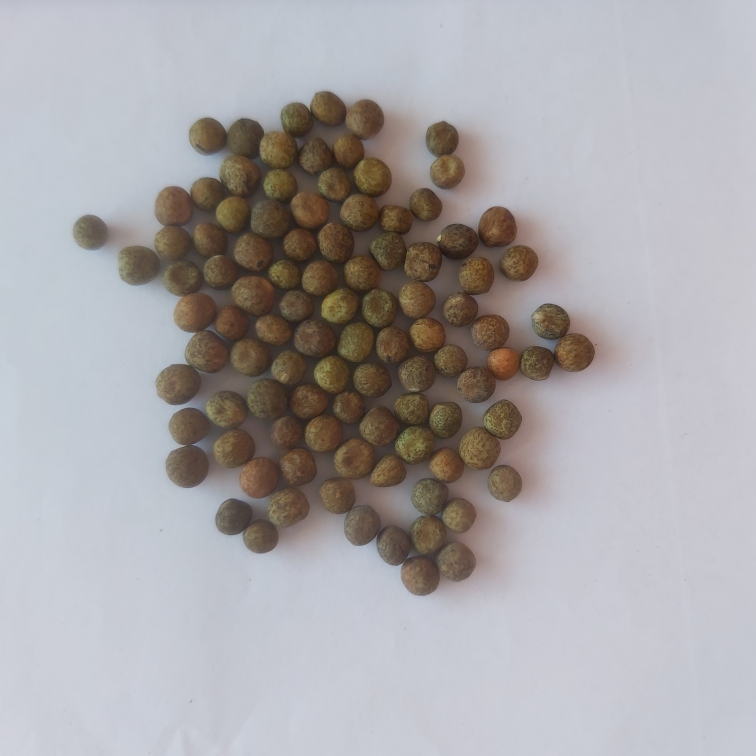
#> input picture Assignment2/test_sample/100.jpg, 3024 x 3024 px, found by its file name (shown at 1/4 size)
$ jupyter execute --allow-errors experiment_dataset1.ipynb   (older library calls are emulated)
#> lines starting #> are read from the running program, lines starting #| are printed output that depends on the picture; after the words box and inside, x2 and y2 are one past the last pixel; in counts of white or black regions, pixels touching at a corner belong together
### Assignment2/baseline_code/preprocessing.py
"""
baseline_code/preprocessing.py
================================
Reusable preprocessing utilities for the AgriTech SeedCounter pipeline.
Designed to be importable by future assignments without modification.

Public API
----------
load_config(config_path)                          -> dict
apply_grayscale(image)                            -> ndarray
apply_noise_reduction(image, cfg, method)         -> ndarray
apply_edge_detection(image, cfg)                  -> ndarray
apply_clahe(image, cfg)                           -> ndarray
compare_filters(image, cfg)                       -> dict
"""

import logging
import os

import cv2
import numpy as np
import yaml

LOG = logging.getLogger(__name__)


# ---------------------------------------------------------------------------
# Configuration loader
# ---------------------------------------------------------------------------

def load_config(config_path: str) -> dict:
    """Load a YAML configuration file and return it as a nested dict.

    Parameters
    ----------
    config_path : str
        Absolute or relative path to ``config.yaml``.

    Returns
    -------
    dict
        Parsed configuration dictionary.
    """
    if not os.path.isfile(config_path):
        raise FileNotFoundError(f"Config file not found: {config_path}")

    with open(config_path, "r", encoding="utf-8") as fh:
        cfg = yaml.safe_load(fh)

    if cfg is None:
        raise ValueError(f"Config file is empty: {config_path}")

    return cfg


# ---------------------------------------------------------------------------
# Grayscale conversion
# ---------------------------------------------------------------------------

def apply_grayscale(image: np.ndarray) -> np.ndarray:
    """Convert a BGR or BGRA image to single-channel grayscale.

    Parameters
    ----------
    image : ndarray
        Input image loaded with ``cv2.imread``.

    Returns
    -------
    ndarray
        Single-channel uint8 grayscale image.
    """
    if image is None:
        raise ValueError("apply_grayscale received a None image.")

    if len(image.shape) == 2:
        # Already grayscale
        return image.copy()

    if image.shape[2] == 4:
        # BGRA -> drop alpha, then convert
        image = cv2.cvtColor(image, cv2.COLOR_BGRA2BGR)

    return cv2.cvtColor(image, cv2.COLOR_BGR2GRAY)


# ---------------------------------------------------------------------------
# Noise reduction
# ---------------------------------------------------------------------------

def apply_noise_reduction(
    image: np.ndarray,
    cfg: dict,
    method: str = "gaussian",
) -> np.ndarray:
    """Apply a noise-reduction filter to a grayscale image.

    Parameters
    ----------
    image : ndarray
        Single-channel uint8 grayscale image.
    cfg : dict
        Full configuration dict (should contain ``preprocessing.noise_reduction``).
    method : str
        Override the method to use: ``'gaussian'``, ``'median'``, or
        ``'bilateral'``.  Defaults to the value in *cfg* if available.

    Returns
    -------
    ndarray
        Filtered grayscale image.
    """
    if image is None:
        raise ValueError("apply_noise_reduction received a None image.")

    nr_cfg = cfg.get("preprocessing", {}).get("noise_reduction", {})

    # Method priority: argument > config
    active_method = method or nr_cfg.get("method", "gaussian")

    if active_method == "gaussian":
        ksize = tuple(nr_cfg.get("gaussian_kernel_size", [5, 5]))
        sigma = nr_cfg.get("gaussian_sigma", 0)
        return cv2.GaussianBlur(image, ksize, sigma)

    elif active_method == "median":
        k = nr_cfg.get("median_kernel_size", 5)
        return cv2.medianBlur(image, k)

    elif active_method == "bilateral":
        d  = nr_cfg.get("bilateral_d", 9)
        sc = nr_cfg.get("bilateral_sigma_color", 75)
        ss = nr_cfg.get("bilateral_sigma_space", 75)
        return cv2.bilateralFilter(image, d, sc, ss)

    else:
        raise ValueError(
            f"Unknown noise reduction method: '{active_method}'. "
            "Choose 'gaussian', 'median', or 'bilateral'."
        )


# ---------------------------------------------------------------------------
# CLAHE (Contrast Limited Adaptive Histogram Equalization)
# ---------------------------------------------------------------------------

# [152 lines left out: functions apply_clahe, compare_filters, apply_edge_detection, not called in this run]

### Assignment2/assignment3/edge_detection.py
import cv2
import numpy as np
import logging

LOG = logging.getLogger(__name__)

def apply_canny(image: np.ndarray, low_thresh: int, high_thresh: int, aperture_size: int = 3) -> np.ndarray:
    """Apply Canny edge detection."""
    if len(image.shape) == 3:
        image = cv2.cvtColor(image, cv2.COLOR_BGR2GRAY)
    edges = cv2.Canny(image, threshold1=low_thresh, threshold2=high_thresh, apertureSize=aperture_size)
    return edges

def apply_sobel(image: np.ndarray, ksize: int = 3, scale: float = 1.0, delta: float = 0.0) -> tuple[np.ndarray, np.ndarray, np.ndarray]:
    """
    Apply Sobel edge detection.
    Returns:
        magnitude: Float magnitude map
        direction: Direction map in degrees
        sobel_combined: uint8 absolute combined sobel map
    """
    if len(image.shape) == 3:
        image = cv2.cvtColor(image, cv2.COLOR_BGR2GRAY)

    sobelx = cv2.Sobel(image, cv2.CV_64F, 1, 0, ksize=ksize, scale=scale, delta=delta)
    sobely = cv2.Sobel(image, cv2.CV_64F, 0, 1, ksize=ksize, scale=scale, delta=delta)

    magnitude = cv2.magnitude(sobelx, sobely)
    direction = cv2.phase(sobelx, sobely, angleInDegrees=True)

    abs_sobelx = cv2.convertScaleAbs(sobelx)
    abs_sobely = cv2.convertScaleAbs(sobely)
    sobel_combined = cv2.addWeighted(abs_sobelx, 0.5, abs_sobely, 0.5, 0)

    return magnitude, direction, sobel_combined

# [65 lines left out: functions extract_contours_and_features, count_objects_from_contours, not called in this run]

### Assignment2/assignment3/experiment_dataset1.ipynb
# Dataset 1 (Seeds) - Edge Detection Parameter Experimentation
Use this notebook to load individual images from Dataset 1 and dynamically test different parameters for Preprocessing, Canny, and Sobel edge detection.

[cell 1]
import cv2
import os
import matplotlib.pyplot as plt
import numpy as np

# Import our existing pipeline code
from baseline_code.preprocessing import load_config, apply_grayscale, apply_noise_reduction
from edge_detection import apply_canny, apply_sobel, extract_contours_and_features, count_objects_from_contours

[cell 2]
# --- CONFIGURATION ---
IMAGE_NAME = '100.jpg' # Change this to any seed image name (e.g., '14.jpg', '50.jpg')
DATA_DIR = 'data/'
CONFIG_PATH = 'baseline_code/config.yaml'

# Load image and config
cfg = load_config(CONFIG_PATH)
img_path = os.path.join(DATA_DIR, IMAGE_NAME)
image = cv2.imread(img_path)
#> image is the input picture: shape (3024, 3024, 3); mean B, G, R 168.4, 166.2, 169

if image is None:
    print(f"Error: Could not find {img_path}")
else:
    print(f"Loaded {IMAGE_NAME} with shape {image.shape}")
#| Loaded 100.jpg with shape (3024, 3024, 3)

[cell 3]
# 1. Downsampling (Matching our processing script)
RESIZE_FACTOR = 0.5
h, w = image.shape[:2]
new_w, new_h = int(w * RESIZE_FACTOR), int(h * RESIZE_FACTOR)
image_resized = cv2.resize(image, (new_w, new_h), interpolation=cv2.INTER_AREA)

# 2. Preprocessing
gray = apply_grayscale(image_resized)
#> in apply_grayscale, `return cv2.cvtColor(image, cv2.COLOR_BGR2GRAY)`:
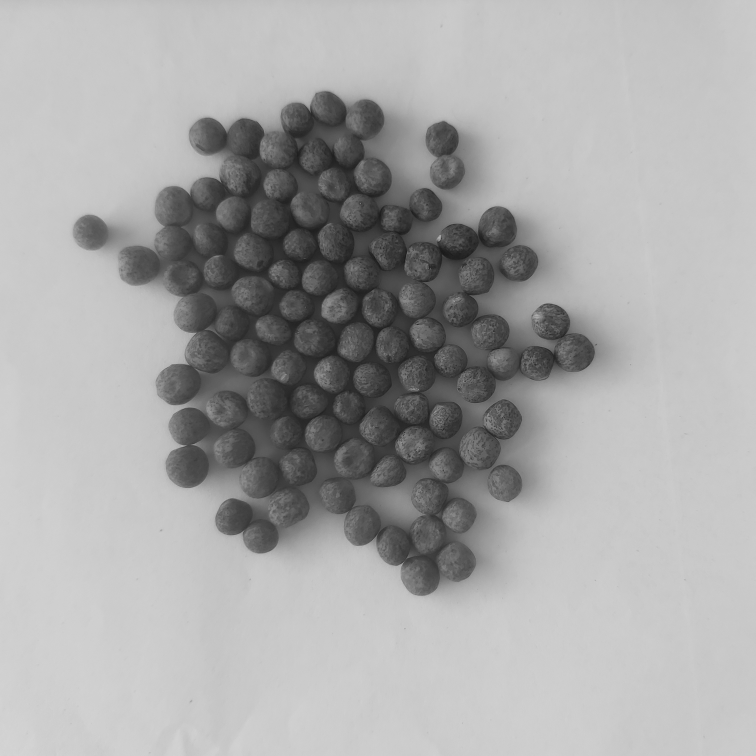
#> returned value: shape (1512, 1512) (shown at 1/2 size); min 19, max 214, mean 167.4
smoothed = apply_noise_reduction(gray, cfg, method="gaussian")

# Display intermediate steps
fig, ax = plt.subplots(1, 2, figsize=(10, 5))
ax[0].imshow(cv2.cvtColor(image_resized, cv2.COLOR_BGR2RGB))
ax[0].set_title("Original (Resized)")
ax[1].imshow(smoothed, cmap='gray')
ax[1].set_title("Smoothed Grayscale")
plt.show()
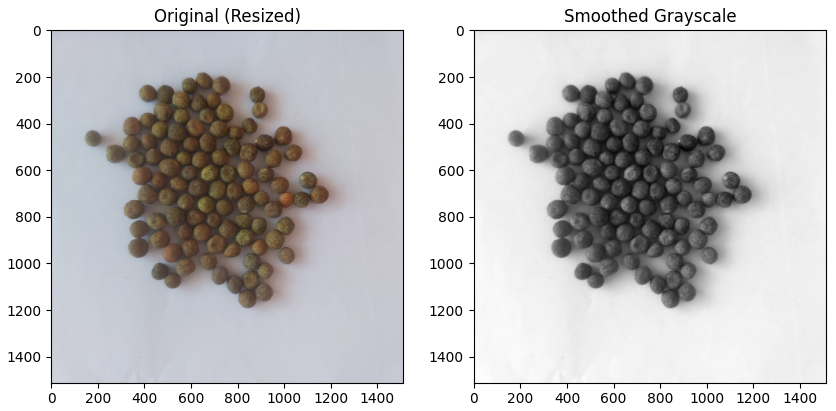
#> figure drawn by matplotlib, 2 panels

## Canny Edge Detection
Try tweaking the `low_thresh` and `high_thresh` values below!

[cell 4]
# --- CANNY EXPERIMENTATION PARAMETERS ---
LOW_THRESH = 20
HIGH_THRESH = 60

canny_edges = apply_canny(smoothed, low_thresh=LOW_THRESH, high_thresh=HIGH_THRESH)
#> in apply_canny, `edges = cv2.Canny(image, threshold1=low_thresh, threshold2=high_thresh..`:
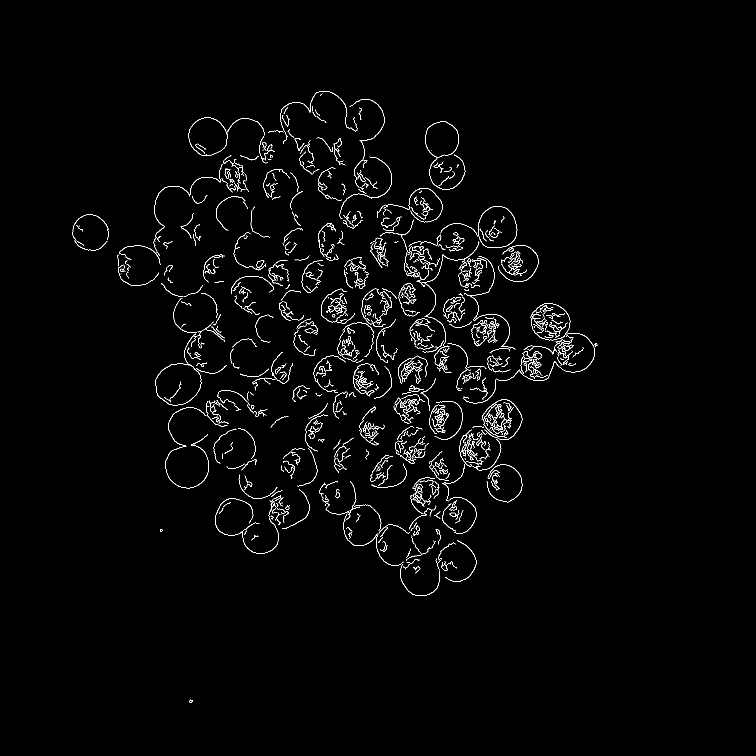
#> edges: shape (1512, 1512) (shown at 1/2 size); 1.7% white in thin lines or dots, all inside (x1, y1, x2, y2) = (145, 182, 1195, 1406)

plt.figure(figsize=(8, 8))
plt.imshow(canny_edges, cmap='gray')
plt.title(f"Canny Edges (Low: {LOW_THRESH}, High: {HIGH_THRESH})")
plt.show()

## Sobel Edge Detection
Try tweaking `ksize` (must be odd, 1, 3, 5, 7) or the threshold applied to the floating-point magnitude map

[cell 5]
# --- SOBEL EXPERIMENTATION PARAMETERS ---
SOBEL_KSIZE = 3
SOBEL_BINARY_THRESH = 40  # Turning raw gradients into a binary mask

_, _, sobel_edges = apply_sobel(smoothed, ksize=SOBEL_KSIZE)
#> in apply_sobel, `sobely = cv2.Sobel(image, cv2.CV_64F, 0, 1, ksize=ksize, scale=scale, ..`:
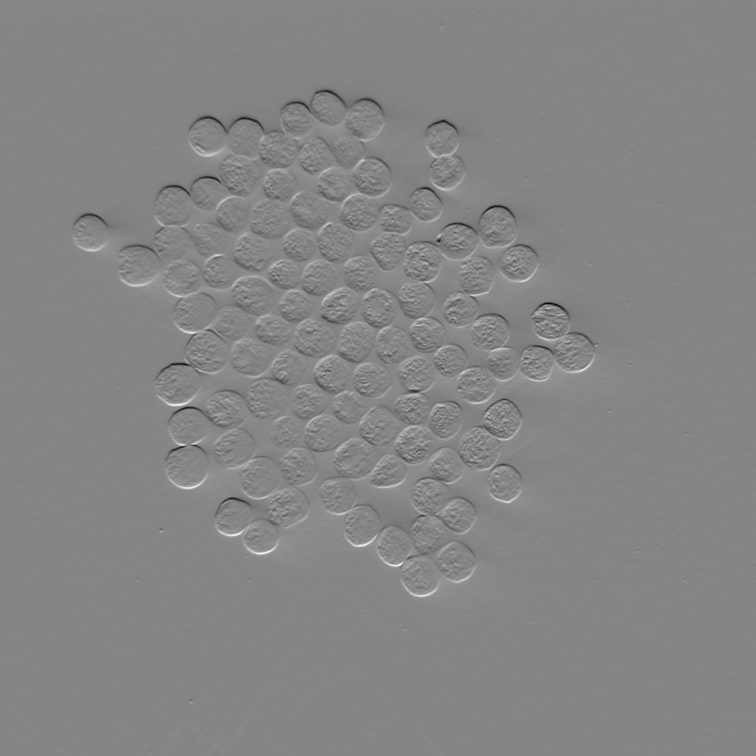
#> sobely: shape (1512, 1512) float64 (shown at 1/2 size); min -179, max 163, mean 0.1; drawn with min black and max white
#> in apply_sobel, `magnitude = cv2.magnitude(sobelx, sobely)`:
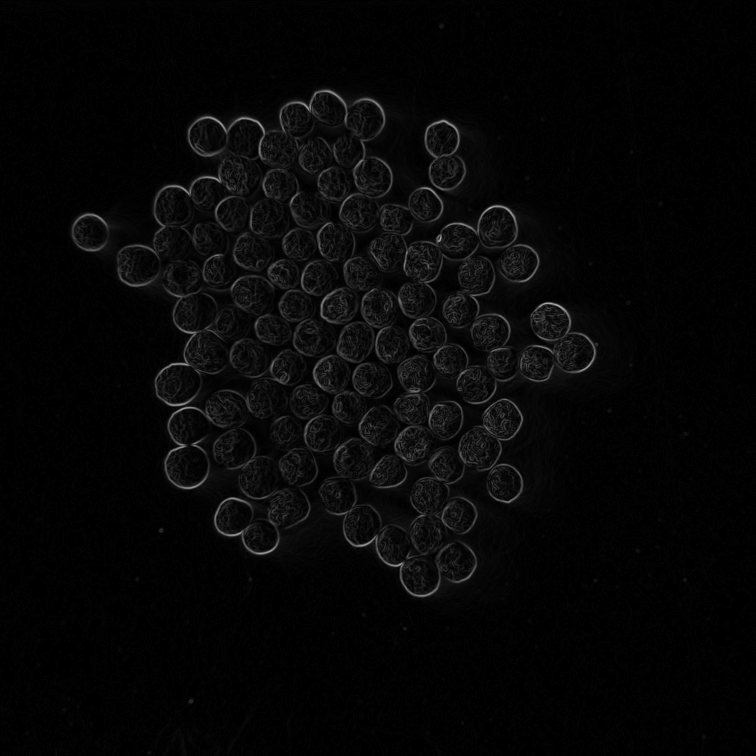
#> magnitude: shape (1512, 1512) float64 (shown at 1/2 size); min 0, max 186.5, mean 6.6
#> in apply_sobel, `direction = cv2.phase(sobelx, sobely, angleInDegrees=True)`:
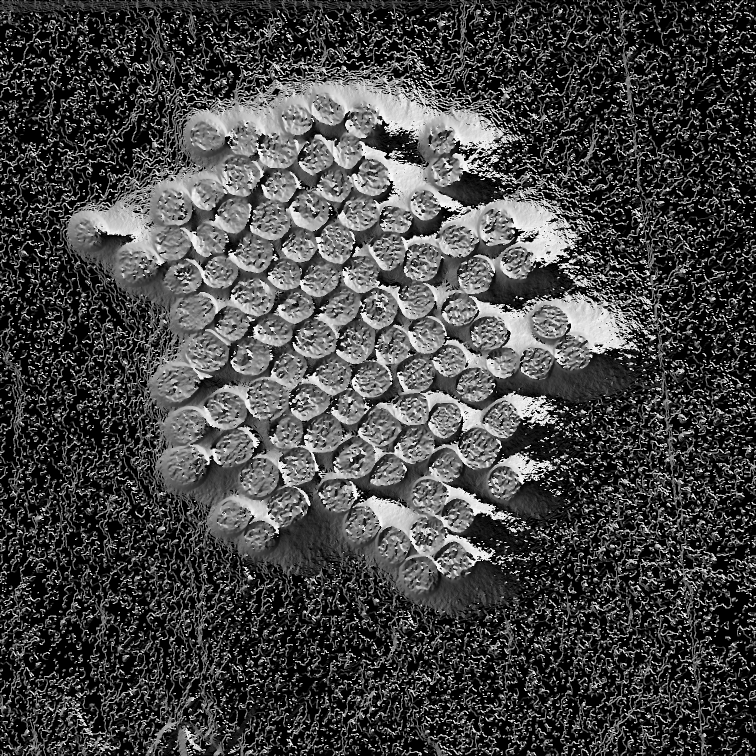
#> direction: shape (1512, 1512) float64 (shown at 1/2 size); min 0, max 359.5, mean 99; drawn with min black and max white
_, sobel_binary = cv2.threshold(sobel_edges, SOBEL_BINARY_THRESH, 255, cv2.THRESH_BINARY)
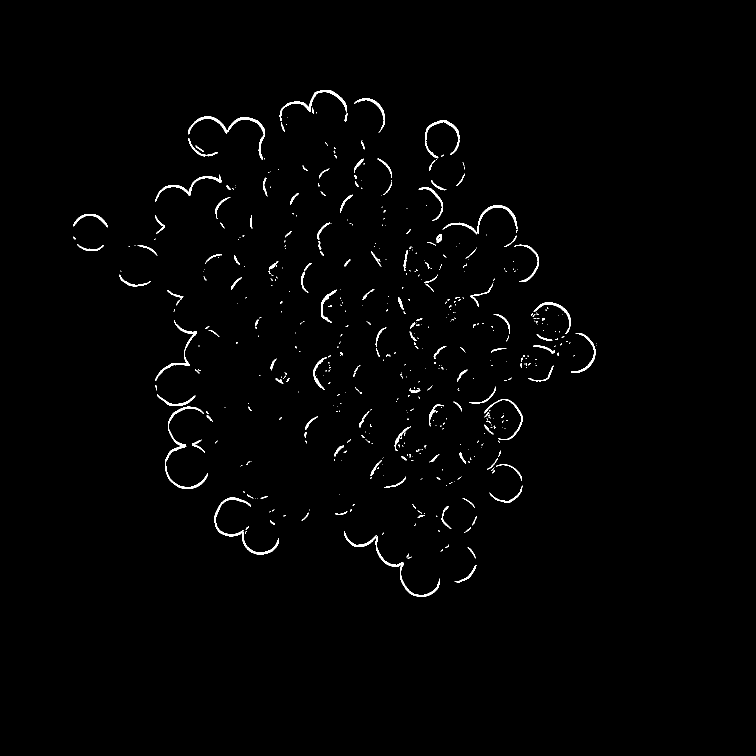
#> sobel_binary: shape (1512, 1512) (shown at 1/2 size); 1% white; 528 white regions (386 under 20 px), largest, box (x1, y1, x2, y2) and area: (688, 1062, 880, 1194) 1167, (330, 813, 416, 978) 1165, (429, 995, 558, 1109) 1127

fig, ax = plt.subplots(1, 2, figsize=(12, 6))
ax[0].imshow(sobel_edges, cmap='gray')
ax[0].set_title("Raw Sobel Magnitude")
ax[1].imshow(sobel_binary, cmap='gray')
ax[1].set_title(f"Thresholded Sobel (> {SOBEL_BINARY_THRESH})")
plt.show()

## Evaluate & Count
Let's extract the contours and run our area threshold count based on the edge maps generated above.

#> (a cell that did not finish here is left out)

$ run again, with Assignment2/test_sample/50.jpg copied over Assignment2/test_sample/100.jpg
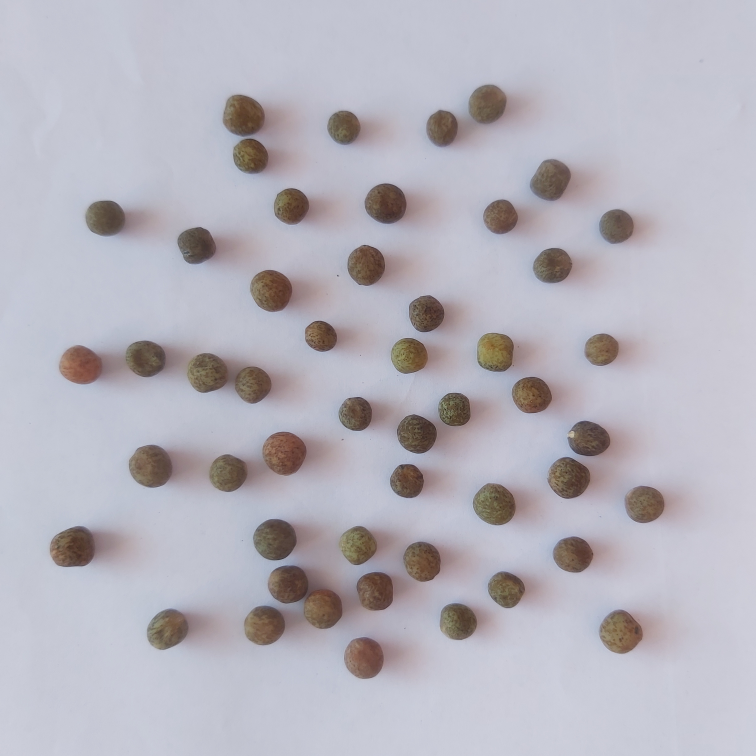
#> input picture Assignment2/test_sample/50.jpg, 3024 x 3024 px, found by its file name (shown at 1/4 size)
#> image is the input picture: shape (3024, 3024, 3); mean B, G, R 188.5, 179.2, 181.7
#| Loaded 100.jpg with shape (3024, 3024, 3)
#> in apply_canny, `edges = cv2.Canny(image, threshold1=low_thresh, threshold2=high_thresh..`:
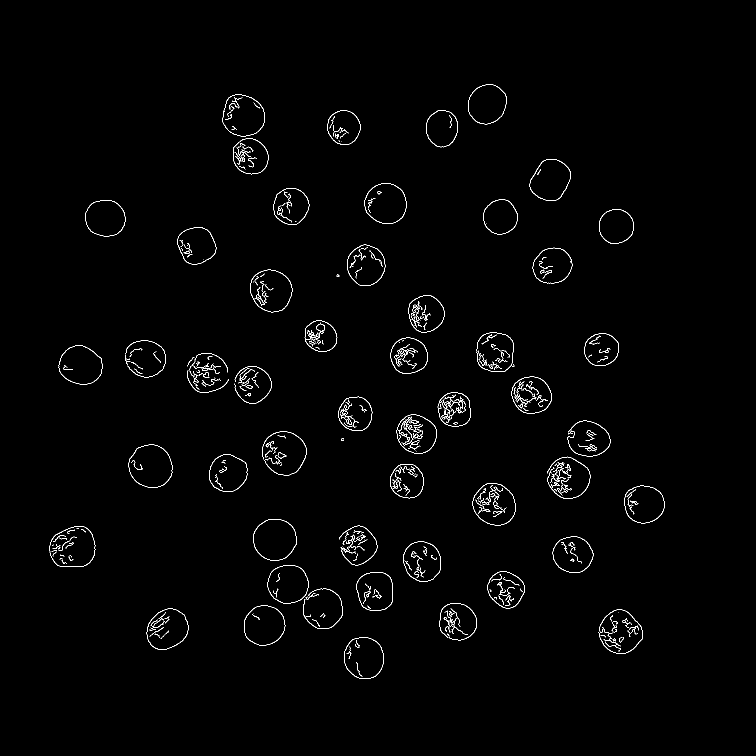
#> edges: shape (1512, 1512) (shown at 1/2 size); 1.1% white in thin lines or dots, all inside (x1, y1, x2, y2) = (99, 169, 1329, 1358)
#> `_, sobel_binary = cv2.threshold(sobel_edges, SOBEL_BINARY_THRESH, 255,..`:
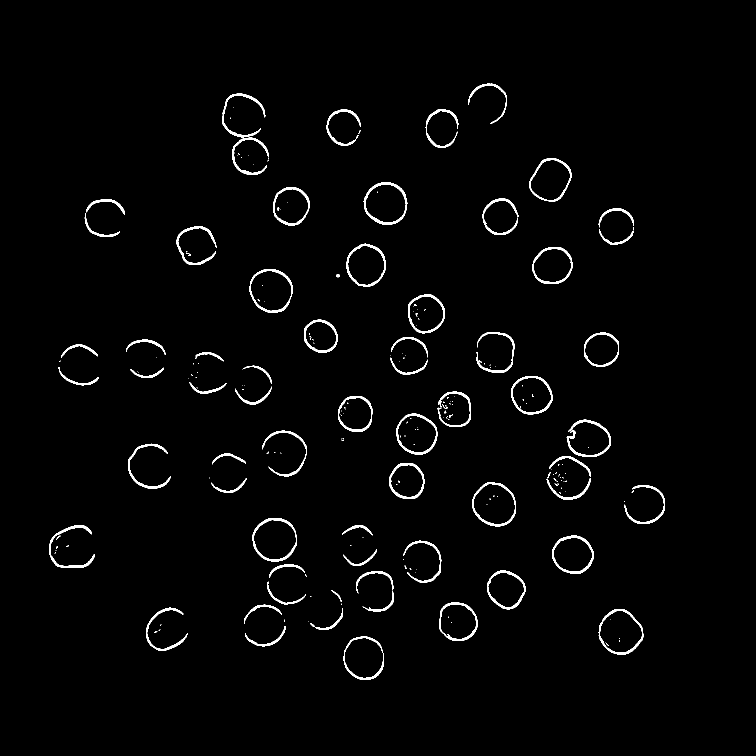
#> sobel_binary: shape (1512, 1512) (shown at 1/2 size); 1.9% white; 224 white regions (156 under 20 px), largest, box (x1, y1, x2, y2) and area: (727, 365, 815, 450) 1129, (1133, 839, 1222, 914) 1089, (505, 1036, 594, 1123) 1078
